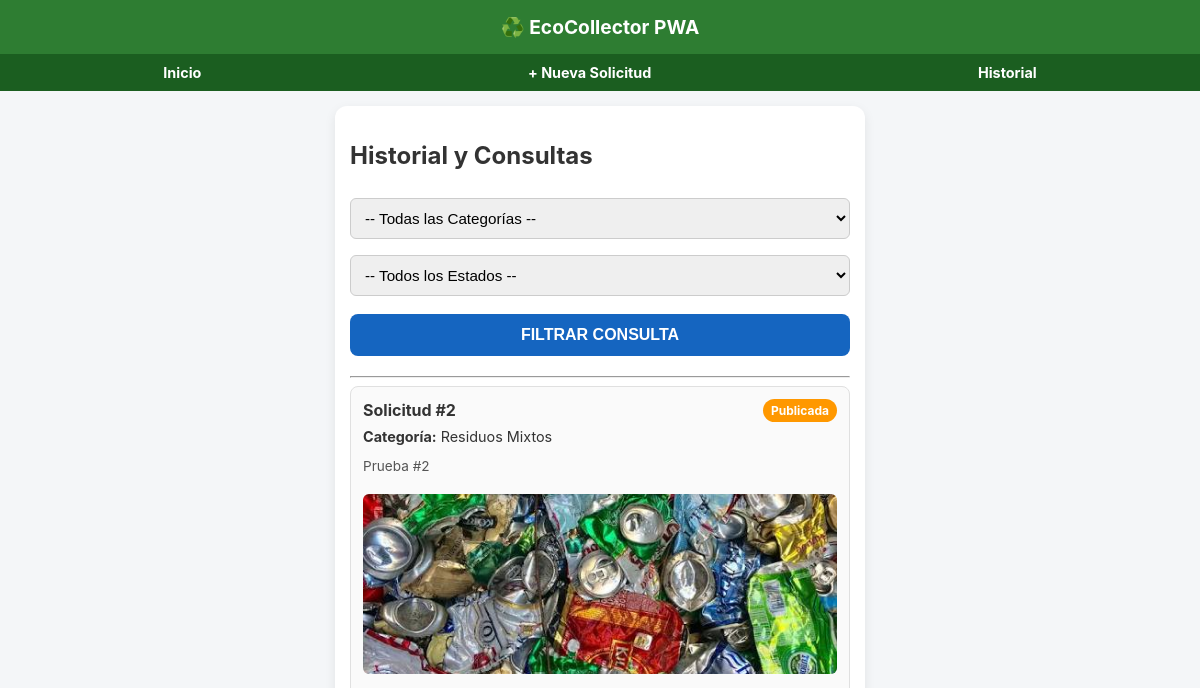
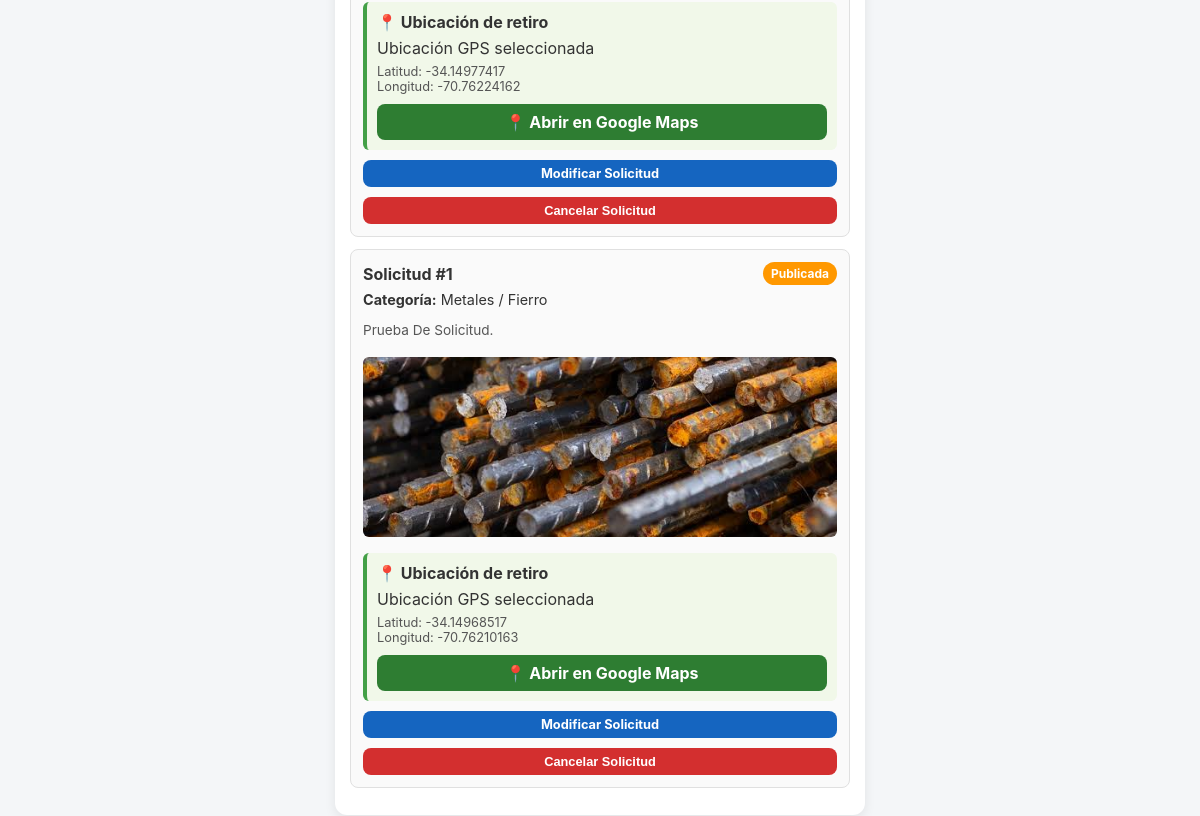
Before: /solicitudes/historial/ with the older database file (2 pictures, top to bottom).
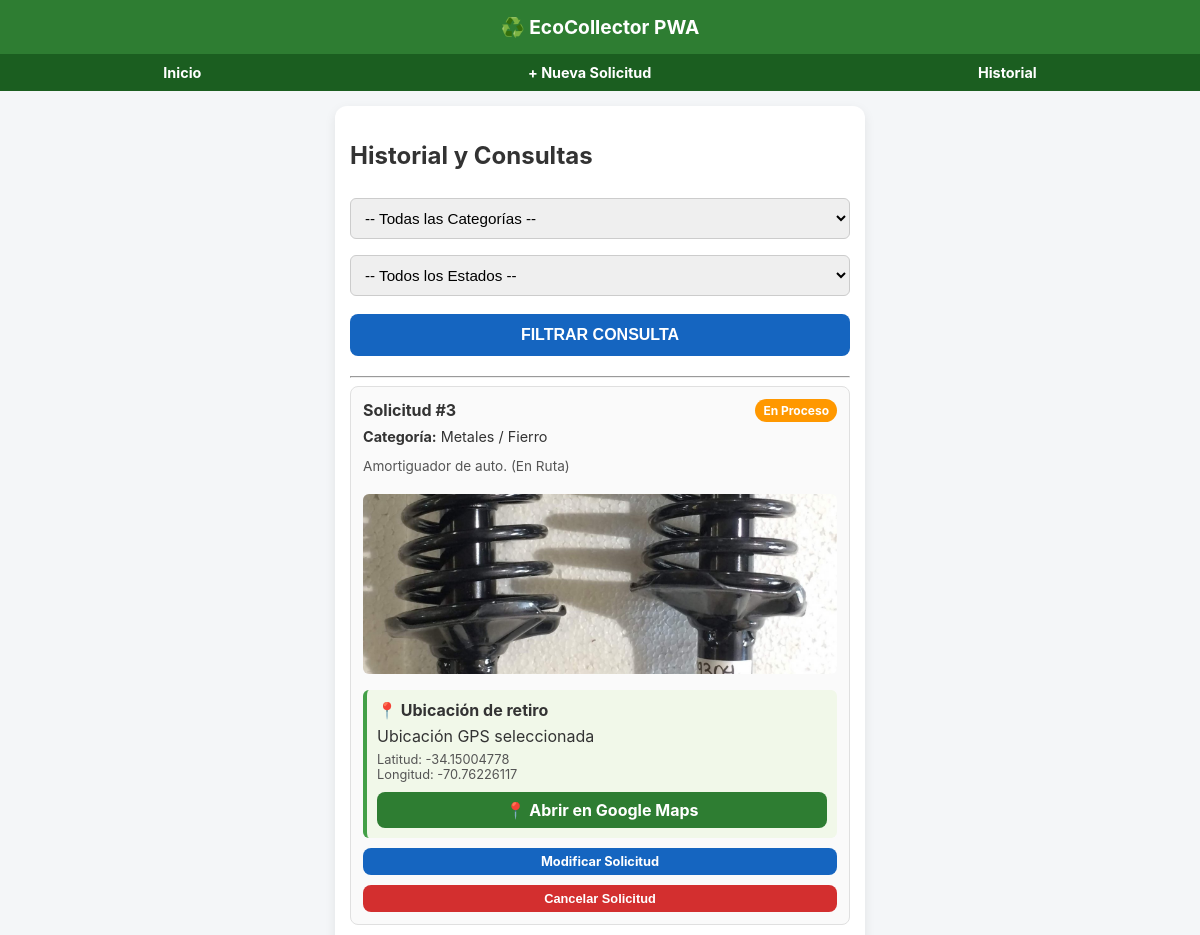
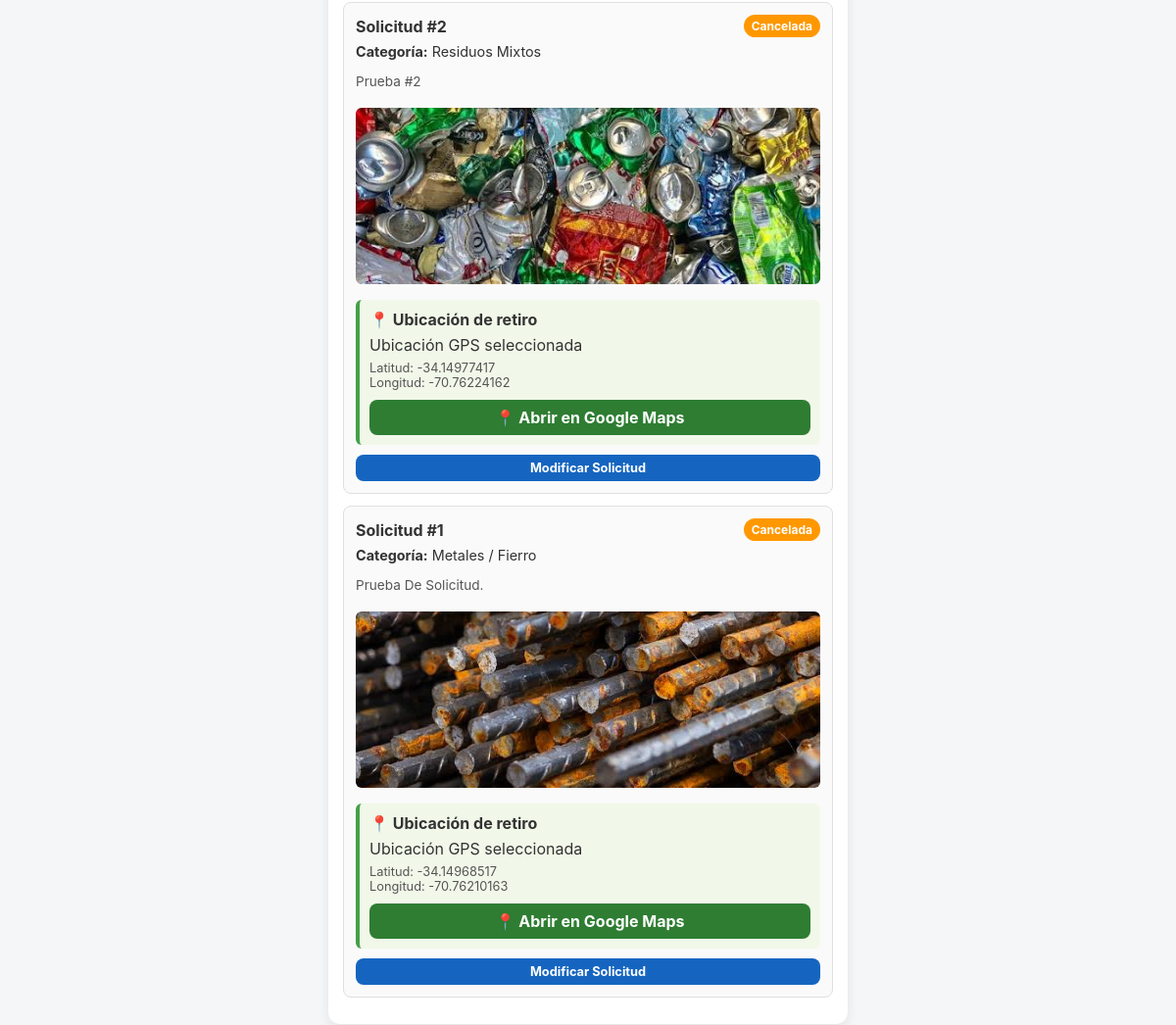
After: the same page with the newer database file (2 pictures, top to bottom).
### recolecciones/models.py (models this page shows, shortened)
class SolicitudRetiro(models.Model):
    ESTADOS = [
        ('BORRADOR', 'Borrador'),
        ('PUBLICADA', 'Publicada'),
        ('ASIGNADA', 'Asignada'),
        ('EN_RUTA', 'En Ruta'),
        ('EN_PROCESO', 'En Proceso'),
        ('COMPLETADA', 'Completada'),
        ('RECHAZADA', 'Rechazada'),
        ('CANCELADA', 'Cancelada'),
    ]
    usuario = models.ForeignKey(User, on_delete=models.CASCADE, related_name='solicitudes')
    recolector = models.ForeignKey(User, on_delete=models.SET_NULL, null=True, blank=True, related_name='retiros_asignados')
    categoria = models.ForeignKey(CategoriaChatarra, on_delete=models.PROTECT, related_name='solicitudes')
    estado_actual = models.CharField(max_length=20, choices=ESTADOS, default='PUBLICADA')
    notas_adicionales = models.TextField(blank=True, null=True)
    fecha_creacion = models.DateTimeField(auto_now_add=True)
    fecha_completada = models.DateTimeField(null=True, blank=True)
    class Meta:
        verbose_name = "Solicitud de Retiro"
        verbose_name_plural = "Solicitudes de Retiro"
        ordering = ['-fecha_creacion']

class CategoriaChatarra(models.Model):
    nombre_categoria = models.CharField(max_length=50, unique=True)
    descripcion_material = models.TextField(blank=True, null=True)
    class Meta:
        verbose_name = "Categoría de Chatarra"
        verbose_name_plural = "Categorías de Chatarra"

class Fotografia(models.Model):
    solicitud = models.ForeignKey(SolicitudRetiro, on_delete=models.CASCADE, related_name='fotografias')
    imagen = models.ImageField(upload_to='chatarra_fotos/%Y/%m/')
    fecha_captura = models.DateTimeField(auto_now_add=True)

class Ubicacion(models.Model):
    solicitud = models.OneToOneField(SolicitudRetiro, on_delete=models.CASCADE, related_name='ubicacion')
    latitud = models.DecimalField(max_digits=10, decimal_places=8)
    longitud = models.DecimalField(max_digits=11, decimal_places=8)
    direccion_formateada = models.CharField(max_length=255)

### recolecciones/views.py (the view)
# urls.py: path('solicitudes/historial/', views.historial_solicitudes_view, name='historial_solicitudes'),
def historial_solicitudes_view(request):
    solicitudes = SolicitudRetiro.objects.all().select_related('categoria', 'ubicacion').prefetch_related('fotografias')
    categoria_id = request.GET.get('categoria')
    estado = request.GET.get('estado')
    if categoria_id:
        solicitudes = solicitudes.filter(categoria_id=categoria_id)
    if estado:
        solicitudes = solicitudes.filter(estado_actual=estado)
    categorias = CategoriaChatarra.objects.all()
    estados = SolicitudRetiro.ESTADOS
    context = {
        'solicitudes': solicitudes,
        'categorias': categorias,
        'estados': estados,
        'categoria_selected': categoria_id,
        'estado_selected': estado,
    }
    return render(request, 'recolecciones/historial.html', context)

### recolecciones/templates/recolecciones/historial.html (shortened to what this page needs)
{% extends 'recolecciones/base.html' %}
{% block content %}
<h2>Historial y Consultas</h2>
<form method="GET" style="margin-bottom: 20px;">
    <select name="categoria">
        <option value="">-- Todas las Categorías --</option>
    </select>
    <select name="estado">
        <option value="">-- Todos los Estados --</option>
    </select>
    <button type="submit"
            class="btn"
            style="background-color: #1565c0;">
        FILTRAR CONSULTA
    </button>
</form>
<hr>
{% for sol in solicitudes %}
<div class="card">
    <div style="display: flex; justify-content: space-between; align-items: center;">
        <strong>Solicitud #{{ sol.id }}</strong>
        <span class="badge">{{ sol.get_estado_actual_display }}</span>
    </div>
    <p style="font-size: 0.9rem; margin: 6px 0;">
        <b>Categoría:</b> {{ sol.categoria.nombre_categoria }}
    </p>
    <p style="font-size: 0.85rem; color: #555;">
        {{ sol.notas_adicionales|default:"Sin notas adicionales." }}
    </p>
    {% if sol.fotografias.first %}
        <img src="{{ sol.fotografias.first.imagen.url }}"
             alt="Fotografía de la solicitud"
             style="
                width: 100%;
                max-height: 180px;
                object-fit: cover;
                border-radius: 6px;
                margin-top: 6px;
             ">
    {% endif %}
    {% if sol.ubicacion %}
        <div style="
            margin-top: 12px;
            padding: 10px;
            background: #f1f8e9;
            border-radius: 6px;
            border-left: 4px solid #43a047;
        ">
            <strong>📍 Ubicación de retiro</strong>
            {% if sol.ubicacion.direccion_formateada %}
                <p style="margin: 6px 0;">
                    {{ sol.ubicacion.direccion_formateada }}
                </p>
            {% endif %}
            <p style="
                font-size: 0.8rem;
                color: #555;
                margin: 6px 0;
            ">
                Latitud: {{ sol.ubicacion.latitud }}<br>
                Longitud: {{ sol.ubicacion.longitud }}
            </p>
            <a href="https://www.google.com/maps?q={{ sol.ubicacion.latitud }},{{ sol.ubicacion.longitud }}"
               target="_blank"
               class="btn"
               style="
                    background-color: #2e7d32;
                    color: white;
                    text-decoration: none;
                    padding: 8px;
               ">
                📍 Abrir en Google Maps
            </a>
        </div>
    {% endif %}
<a
    href="{% url 'modificar_solicitud' sol.id %}"
    class="btn"
    style="
        background-color: #1565c0;
        padding: 6px;
        font-size: 0.8rem;
        text-decoration: none;
        color: white;
    "
>
    Modificar Solicitud
</a>
    {% if sol.estado_actual != 'CANCELADA' %}
        <form method="POST"
              action="{% url 'cancelar_solicitud' sol.id %}"
              style="margin-top: 8px;">
            <button type="submit"
                    class="btn btn-danger"
                    style="
                        padding: 6px;
                        font-size: 0.8rem;
                    ">
                Cancelar Solicitud
            </button>
        </form>
    {% endif %}
</div>
{% empty %}
    <p>
        No se encontraron solicitudes que coincidan con la búsqueda.
    </p>
{% endfor %}
{% endblock %}

### recolecciones/templates/recolecciones/base.html (shortened to what this page needs)
<!DOCTYPE html>
<html lang="es">
<head>
</head>
<body>
    <header>♻️ EcoCollector PWA</header>
    <nav>
        <a href="{% url 'home' %}">Inicio</a>
        <a href="{% url 'crear_solicitud' %}">+ Nueva Solicitud</a>
        <a href="{% url 'historial_solicitudes' %}">Historial</a>
    </nav>
    <div class="container">
        {% block content %}{% endblock %}
    </div>
</body>
</html>

### recolecciones/templates/recolecciones/base.html (style rules this page uses)
body { font-family: -apple-system, BlinkMacSystemFont, "Segoe UI", Roboto, sans-serif; margin: 0; padding: 0; background-color: #f4f6f8; color: #333; }
header { background-color: #2e7d32; color: white; padding: 15px; text-align: center; font-weight: bold; font-size: 1.2rem; }
nav { display: flex; justify-content: space-around; background-color: #1b5e20; padding: 10px 0; }
nav a { color: white; text-decoration: none; font-size: 0.9rem; font-weight: bold; }
.container { max-width: 500px; margin: 15px auto; padding: 15px; background: white; border-radius: 12px; box-shadow: 0 4px 12px rgba(0,0,0,0.08); }
.btn { display: block; width: 100%; padding: 12px; background-color: #2e7d32; color: white; text-align: center; border: none; border-radius: 8px; font-weight: bold; font-size: 1rem; cursor: pointer; text-decoration: none; box-sizing: border-box; margin-top: 10px; }
.btn-danger { background-color: #d32f2f; }
input, select, textarea { width: 100%; padding: 10px; margin: 8px 0; border: 1px solid #ccc; border-radius: 6px; box-sizing: border-box; font-size: 0.95rem; }
.card { border: 1px solid #e0e0e0; border-radius: 8px; padding: 12px; margin-bottom: 12px; background: #fafafa; }
.badge { display: inline-block; padding: 4px 8px; border-radius: 12px; font-size: 0.75rem; font-weight: bold; color: white; background: #ff9800; }

Changed rows visible on the page:
added SolicitudRetiro: id "3", estado_actual "En Proceso", categoria.nombre_categoria "Metales / Fierro", notas_adicionales "Amortiguador de auto. (En Ruta)", fotografias.first.imagen (picture), ubicacion.direccion_formateada "Ubicación GPS seleccionada", ubicacion.latitud "-34.15004778", ubicacion.longitud "-70.76226117", shows "Cancelar Solicitud"
changed SolicitudRetiro "Prueba #2": estado_actual "Publicada" → "Cancelada"; no longer shows "Cancelar Solicitud"
changed SolicitudRetiro "Prueba De Solicitud.": estado_actual "Publicada" → "Cancelada"; no longer shows "Cancelar Solicitud"
